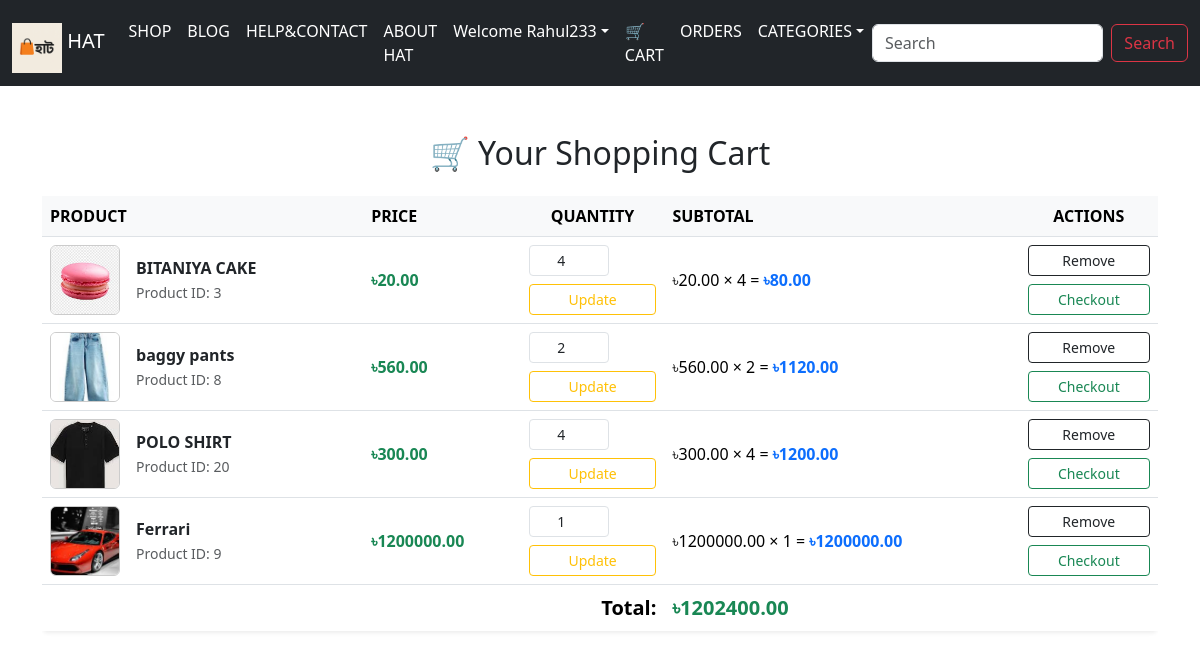
The app's page /cart/ (signed in) with its own data.
### app/models.py (models this page shows, shortened)
class CartItem(models.Model):
    user = models.ForeignKey(User, on_delete=models.CASCADE)
    product = models.ForeignKey(Product, on_delete=models.CASCADE)
    quantity = models.PositiveIntegerField(default=1)
    added_at = models.DateTimeField(auto_now_add=True)

class Product(models.Model):
    title = models.CharField(max_length=200)
    category = models.CharField(max_length=100, default='Uncategorized')
    image = models.ImageField(upload_to='products/')
    original_price = models.DecimalField(max_digits=10, decimal_places=2)
    sale_price = models.DecimalField(max_digits=10, decimal_places=2)
    stock = models.PositiveIntegerField(default=0)
    piece = models.IntegerField(default=0)

### app/views.py (the view)
# urls.py: path('cart/', views.cart_view, name='cart'),
@login_required
def cart_view(request):
    cart_items = CartItem.objects.filter(user=request.user)
    total_amount = 0
    for item in cart_items:
        total_amount += item.product.sale_price * item.quantity
    context = {
        'cart_items': cart_items,
        'total_amount': total_amount,
    }
    return render(request, 'cart.html', context)

### app/templatetags/cart_extras.py (called while the page is built)
@register.filter
def mul(value, arg):
    try:
        return float(value) * int(arg)
    except:
        return 0

### app/templatetags/hasattr_tags.py (called while the page is built)
@register.filter
def hasrel(obj, attr_name):
    return builtins.hasattr(obj, attr_name)

### templates/cart.html (shortened to what this page needs)
{% extends 'base.html' %}
{% load cart_extras %}
{% block body %}
<div class="container py-5">
    <h2 class="mb-4 text-center">🛒 Your Shopping Cart</h2>
    {% if cart_items %}
    <div class="table-responsive">
        <table class="table table-borderless align-middle shadow-sm rounded bg-white">
            <thead class="table-light text-uppercase border-bottom">
                <tr class="text-secondary fw-bold">
                    <th scope="col">Product</th>
                    <th scope="col">Price</th>
                    <th scope="col" class="text-center">Quantity</th>
                    <th scope="col">Subtotal</th>
                    <th scope="col" class="text-center">Actions</th>
                </tr>
            </thead>
            <tbody class="border-top">
                {% for item in cart_items %}
                <tr class="align-middle border-bottom">
                    <td>
                        <a href="{% url 'product_detail' item.product.id %}" class="d-flex align-items-center text-decoration-none text-dark">
                            <img src="{{ item.product.image.url }}" alt="{{ item.product.title }}"
                                class="rounded me-3" style="height: 70px; width: 70px; object-fit: cover; border: 1px solid #ccc;">
                            <div>
                                <div class="fw-semibold">{{ item.product.title }}</div>
                                <small class="text-muted">Product ID: {{ item.product.id }}</small>
                            </div>
                        </a>
                    </td>
                    <td class="fw-bold text-success">৳{{ item.product.sale_price|floatformat:2 }}</td>
                    <td>
                        <form method="POST" action="{% url 'update_cart' item.id %}" class="d-flex flex-column align-items-start">
                            <input type="number" name="quantity" value="{{ item.quantity }}" min="1"
                                class="form-control form-control-sm mb-2 text-center" style="width: 80px;">
                            <button type="submit" class="btn btn-sm btn-outline-warning w-100">Update</button>
                        </form>
                    </td>
                    <td>
                        ৳{{ item.product.sale_price|floatformat:2 }} × {{ item.quantity }} =
                        <strong class="text-primary">৳{{ item.product.sale_price|mul:item.quantity|floatformat:2 }}</strong>
                    </td>
                    <td class="text-center">
                        <div class="d-flex flex-column gap-2">
                            <a href="{% url 'remove_from_cart' item.id %}" class="btn btn-sm btn-outline-dark">
                                 Remove
                            </a>
                            <a href="{% url 'checkout' item.product.id %}" class="btn btn-sm btn-outline-success">
                                 Checkout
                            </a>
                        </div>
                    </td>
                </tr>
                {% endfor %}
            </tbody>
            <tfoot class="border-top">
                <tr>
                    <td colspan="3" class="text-end fw-bold fs-5">Total:</td>
                    <td colspan="2" class="fw-bold fs-5 text-success">৳{{ total_amount|floatformat:2 }}</td>
                </tr>
            </tfoot>
        </table>
    </div>
    {% else %}
        <div class="alert alert-info text-center">Your cart is empty. Start shopping now!</div>
    {% endif %}
</div>
{% endblock %}

### templates/base.html (shortened to what this page needs)
{% load static %}
{% load hasattr_tags %}
<!doctype html>
<html lang="en">
  <head>
    <link href="https://cdn.jsdelivr.net/npm/bootstrap@5.3.3/dist/css/bootstrap.min.css" rel="stylesheet">
  </head>
  <body>
    <nav class="navbar navbar-expand-lg navbar-dark bg-dark">
      <div class="container-fluid">
        <a class="navbar-brand" href="/">
          <img src="{% static 'images/logoe.png' %}" alt="Hat Logo" style="height: 50px; margin-top: 10px;"> HAT
        </a>
        <div class="collapse navbar-collapse" id="navbarSupportedContent">
          <ul class="navbar-nav me-auto mb-2 mb-lg-0">
            <li class="nav-item"><a class="nav-link active" href="/">SHOP</a></li>
            <li class="nav-item"><a class="nav-link active" href="/blog">BLOG</a></li>
            <li class="nav-item"><a class="nav-link active" href="/contact">HELP&CONTACT</a></li>
            <li class="nav-item"><a class="nav-link active" href="/about">ABOUT HAT</a></li>
            {% if not request.user.is_authenticated %}
            <li class="nav-item dropdown">
              <a class="nav-link dropdown-toggle active" href="#" role="button" data-bs-toggle="dropdown" aria-expanded="false">New User?</a>
              <ul class="dropdown-menu">
                <li><a class="dropdown-item" href="/login">Login</a></li>
                <li><a class="dropdown-item" href="/signup">SignUp</a></li>
              </ul>
            </li>
            <li class="nav-item dropdown">
              <a class="nav-link dropdown-toggle active" href="#" role="button" data-bs-toggle="dropdown" aria-expanded="false">Delivery Boy?</a>
              <ul class="dropdown-menu">
                <li><a class="dropdown-item" href="{% url 'deliveryboy_login' %}">Login</a></li>
                <li><a class="dropdown-item" href="{% url 'deliveryboy_signup' %}">SignUp</a></li>
              </ul>
            </li>
            {% else %}
            <li class="nav-item dropdown">
              <a class="nav-link dropdown-toggle active" href="#" role="button" data-bs-toggle="dropdown" aria-expanded="false">Welcome {{ request.user }}</a>
            </li>
            <li class="nav-item"><a class="nav-link active" href="{% url 'cart' %}">🛒 CART</a></li>
            <li class="nav-item"><a class="nav-link active" href="/my-orders">ORDERS</a></li>
            <li class="nav-item dropdown">
              <a class="nav-link dropdown-toggle active" href="#" id="navbarDropdown" role="button" data-bs-toggle="dropdown" aria-expanded="false">CATEGORIES</a>
            </li>
            {% endif %}
          </ul>
          <form class="d-flex" action="/search" method="get">
            <input class="form-control me-2" type="search" placeholder="Search" name="search" autocomplete="off">
            <button class="btn btn-outline-danger" type="submit">Search</button>
          </form>
        </div>
      </div>
    </nav>
    {% block body %}{% endblock body %}
  </body>
</html>

### records on screen
CartItem: product.image (picture), product "BITANIYA CAKE", product.id "3", product.sale_price "20.00", quantity "4", product.sale_price|mul "80.00"
CartItem: product.image (picture), product "baggy pants", product.id "8", product.sale_price "560.00", quantity "2", product.sale_price|mul "1120.00"
CartItem: product.image (picture), product "POLO SHIRT", product.id "20", product.sale_price "300.00", quantity "4", product.sale_price|mul "1200.00"
CartItem: product.image (picture), product "Ferrari", product.id "9", product.sale_price "1200000.00", quantity "1", product.sale_price|mul "1200000.00"

### other values on screen
{{ request.user }} "Rahul233"
{{ total_amount|floatformat:2 }} "1202400.00"
